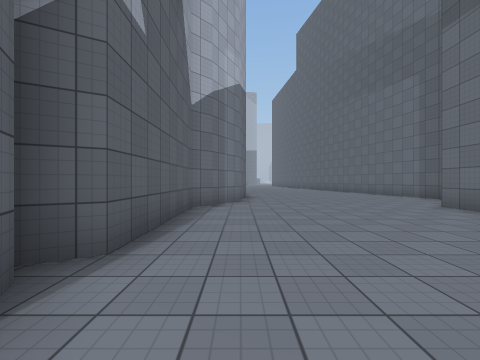
view 1 (above)

16 first-person views from a walk through a scene from a Unity 3-D project. The camera is 1.4 m above the floor, looks level and sees 90° across. The floor is counted in squares, 2 m on a side. Each view is taken from the middle of a square. On the plan, view 1 faces up. The plan holds only what a view shows up to about 9 squares ahead; the rest is blank. The place goes on beyond the plan. The player character is not drawn. Surface patterns are stand-ins for the level's own textures.

view 2
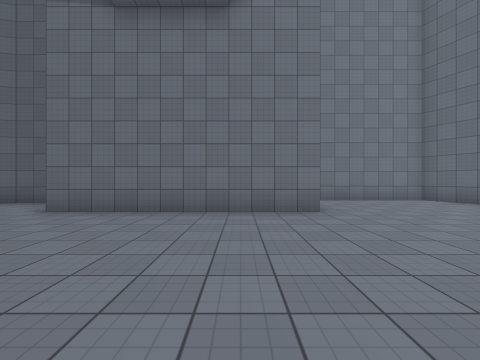

view 3
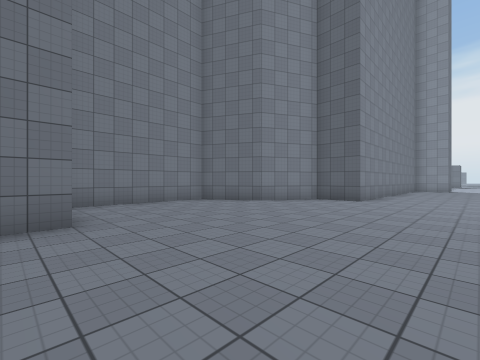

view 4
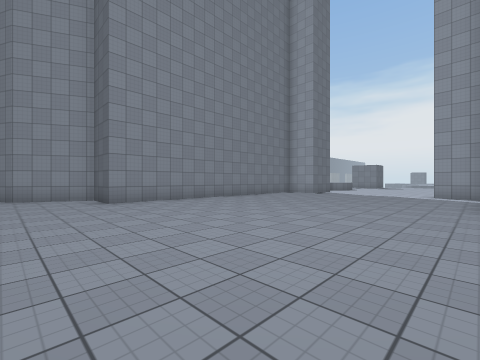

view 5
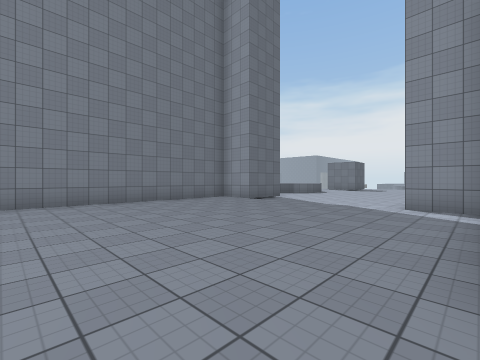

view 6
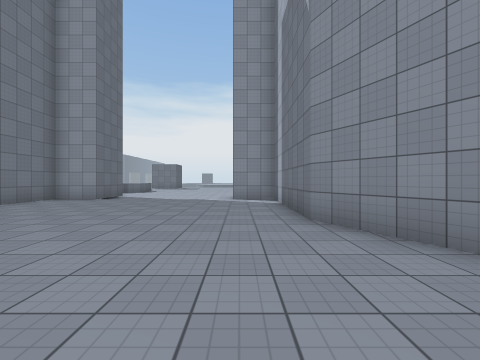

view 7
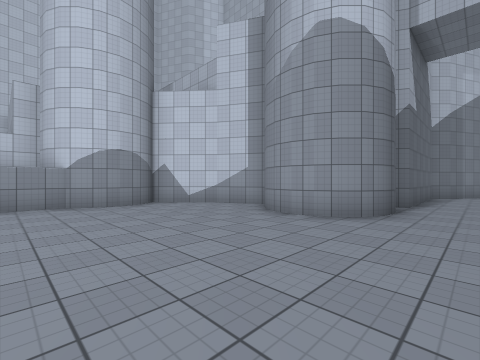

view 8
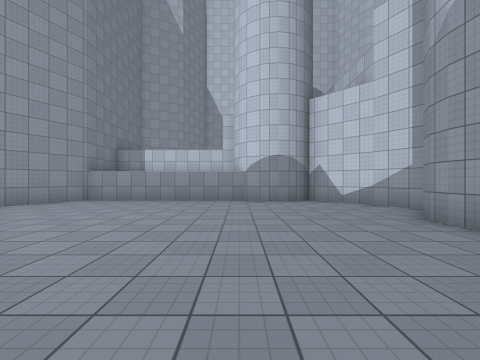

view 9
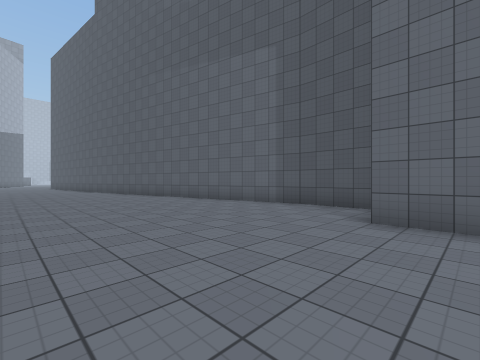

view 10
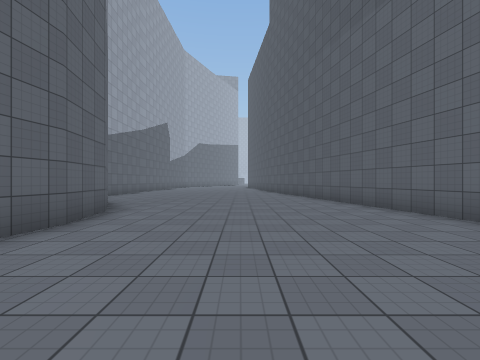

view 11
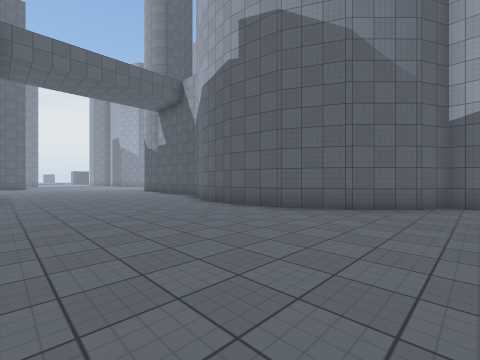

view 12
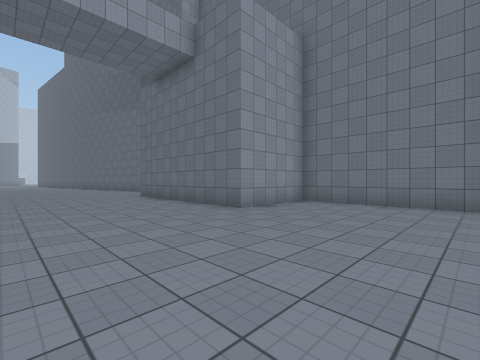

view 13
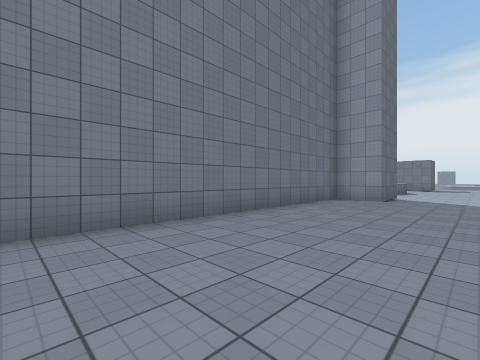

view 14
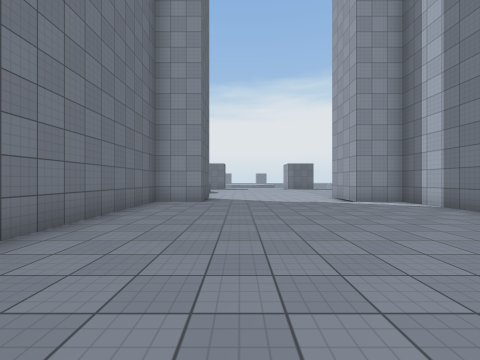

view 15
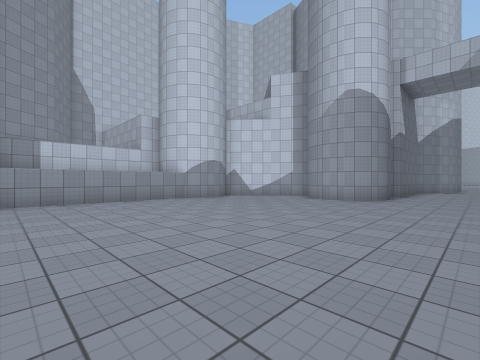

view 16
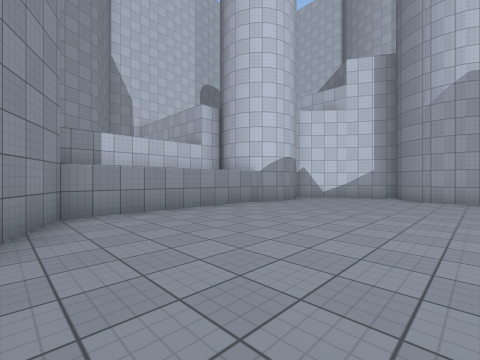

### Floor plan
Points are (right, up) in squares from view 1. A wall is a line through its corners. A room is listed if a view was taken in it or the views show most of it. See-through windows are left out.
Room 1 (views 1, 2, 3, 4, 5, 6, 7, 8, 9, 10, 11, 12, 13, 14, 15, 16)
walls: (-1.3, 0.3) (-1.6, -0.3) (-2.5, -0.8) (-3.4, -0.6); (-2, -0.6) (-3, -0.8); (-1.2, 0.8) (-1.3, 0.1) (-1.9, -0.5); (-3.2, -0.7) (-3.8, -0.3); (-3.6, -0.5) (-4, -0.1) (-4.2, 0.3); (-4.4, 0.5) (-5.8, -0.3); (-5.7, -0.2) (-7.3, -1.6) (-7, -1.9) (-6.8, -2.3); (-6.7, -2.5) (-6.8, -3.2); (-6.7, -3) (-7, -3.6); (-6.9, -2) (-6.7, -2.7); (-7.2, -3.8) (-7.2, -9.2) (-5.3, -10.2) (-4.3, -12.2) (-4.3, -16.8) (-2.8, -16.8) (-2.8, -18); (7.3, 6.8) (7.3, 8.8); (7.3, 8.7) (5.9, 15); (2.2, -18.4) (2.2, -16.8) (3.7, -16.8) (3.7, -7.3) (5.2, -7.3) (6.2, -5.3) (8.3, -4.3) (8.3, 0.2) (5.3, 0.2) (5.3, 6.2); (-2.8, 15) (-2.8, 14.4) (-1.9, 14) (-0.8, 12.9) (0, 11.4) (0.2, 9.7) (0, 8.1) (-0.8, 6.7) (-1.2, 6.2) (-1.2, 2.3) (-1.8, 1.9)

Where each view was taken, in squares from view 1:
view 1: 0 up, 0 right, facing up
view 2: 2 up, 0 right, facing right
view 3: 1 up, 1 right, facing down-right
view 4: 5 down, 4 left, facing down-right
view 5: 10 down, 4 left, facing down-right
view 6: 8 down, 3 left, facing down
view 7: 5 down, 0 right, facing up-left
view 8: 4 down, 1 right, facing left
view 9: 5 up, 1 right, facing up-right
view 10: 6 up, 3 right, facing up
view 11: 15 up, 5 right, facing down-left
view 12: 4 down, 1 right, facing up-right
view 13: 8 down, 0 right, facing down-right
view 14: 9 down, 1 right, facing down
view 15: 9 down, 1 right, facing up-left
view 16: 10 down, 2 left, facing up-left
